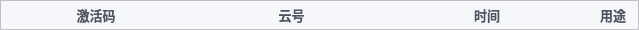
<?xml version="1.0" encoding="UTF-8"?>
<ui version="4.0">
 <class>ActiveCodeHistoryItem</class>
 <widget class="QWidget" name="ActiveCodeHistoryItem">
  <property name="geometry">
   <rect>
    <x>0</x>
    <y>0</y>
    <width>639</width>
    <height>30</height>
   </rect>
  </property>
  <property name="windowTitle">
   <string>Form</string>
  </property>
  <layout class="QVBoxLayout" name="verticalLayout">
   <property name="spacing">
    <number>0</number>
   </property>
   <property name="leftMargin">
    <number>0</number>
   </property>
   <property name="topMargin">
    <number>0</number>
   </property>
   <property name="rightMargin">
    <number>0</number>
   </property>
   <property name="bottomMargin">
    <number>0</number>
   </property>
   <item>
    <widget class="QFrame" name="frame_18">
     <property name="minimumSize">
      <size>
       <width>0</width>
       <height>30</height>
      </size>
     </property>
     <property name="maximumSize">
      <size>
       <width>16777215</width>
       <height>30</height>
      </size>
     </property>
     <property name="styleSheet">
      <string notr="true">background-color:#F5F7FB;</string>
     </property>
     <property name="frameShape">
      <enum>QFrame::StyledPanel</enum>
     </property>
     <property name="frameShadow">
      <enum>QFrame::Raised</enum>
     </property>
     <layout class="QHBoxLayout" name="horizontalLayout">
      <property name="spacing">
       <number>6</number>
      </property>
      <property name="leftMargin">
       <number>0</number>
      </property>
      <property name="topMargin">
       <number>0</number>
      </property>
      <property name="rightMargin">
       <number>0</number>
      </property>
      <property name="bottomMargin">
       <number>0</number>
      </property>
      <item>
       <widget class="QLabel" name="labelActiveCode">
        <property name="styleSheet">
         <string notr="true">QFrame {border-right: 0px solid #D7D7DE;color:#505465;font-size:13px;font-weight:bold;}</string>
        </property>
        <property name="text">
         <string>激活码</string>
        </property>
        <property name="alignment">
         <set>Qt::AlignCenter</set>
        </property>
       </widget>
      </item>
      <item>
       <widget class="QLabel" name="labelInstanceNo">
        <property name="styleSheet">
         <string notr="true">QFrame {border-right: 0px solid #D7D7DE;color:#505465;font-size:13px;font-weight:bold;}</string>
        </property>
        <property name="text">
         <string>云号</string>
        </property>
        <property name="alignment">
         <set>Qt::AlignCenter</set>
        </property>
       </widget>
      </item>
      <item>
       <widget class="QLabel" name="labelTime">
        <property name="styleSheet">
         <string notr="true">QFrame {border-right: 0px solid #D7D7DE;color:#505465;font-size:13px;font-weight:bold;}</string>
        </property>
        <property name="text">
         <string>时间</string>
        </property>
        <property name="alignment">
         <set>Qt::AlignCenter</set>
        </property>
       </widget>
      </item>
      <item>
       <widget class="QLabel" name="labelType">
        <property name="minimumSize">
         <size>
          <width>50</width>
          <height>0</height>
         </size>
        </property>
        <property name="maximumSize">
         <size>
          <width>50</width>
          <height>16777215</height>
         </size>
        </property>
        <property name="styleSheet">
         <string notr="true">QFrame {border-right: 0px solid #D7D7DE;color:#505465;font-size:13px;font-weight:bold;}</string>
        </property>
        <property name="text">
         <string>用途</string>
        </property>
        <property name="alignment">
         <set>Qt::AlignCenter</set>
        </property>
       </widget>
      </item>
     </layout>
    </widget>
   </item>
  </layout>
 </widget>
 <resources/>
 <connections/>
</ui>
